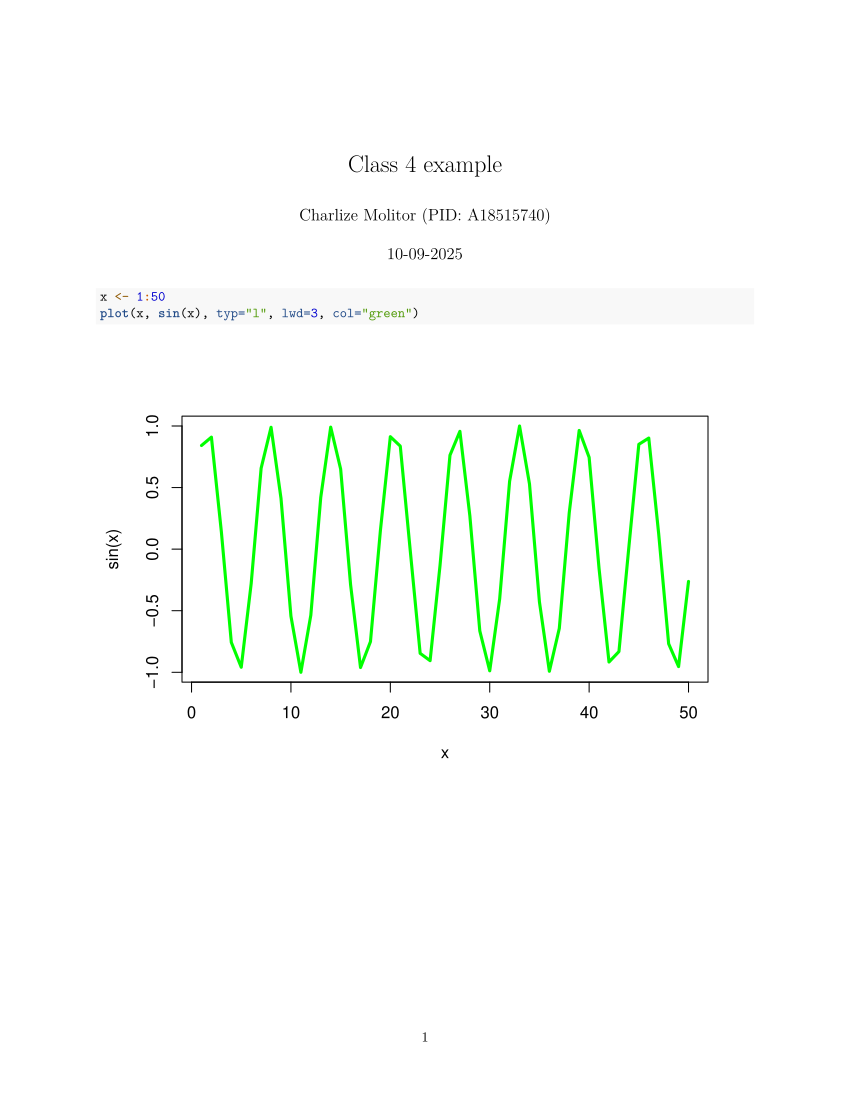

R code for this plot:
#' ---
#' title: "Class 4 example"
#' author: "Charlize Molitor (PID: A18515740)"
#' date: "10-09-2025"
#' ---

x <- 1:50 
plot(x, sin(x), typ="l", lwd=3, col="green")
